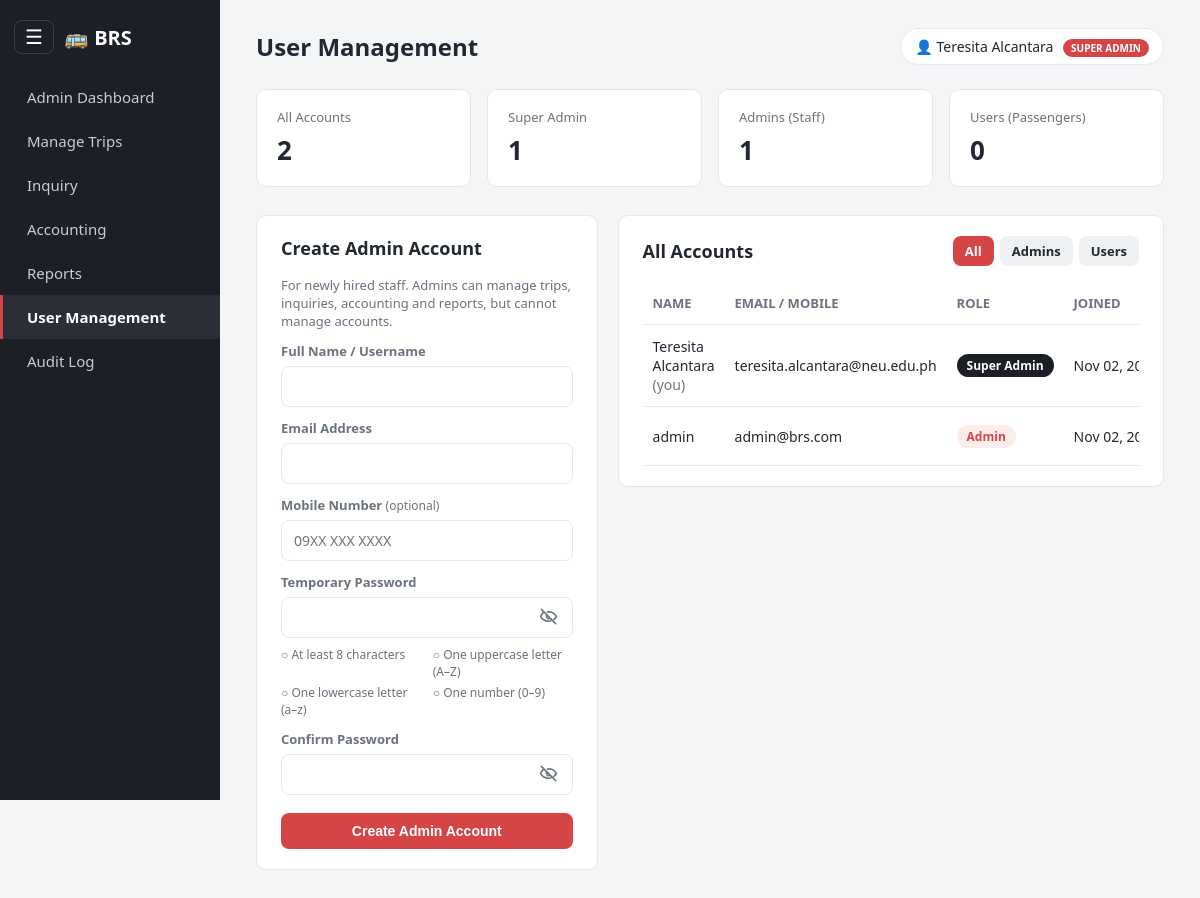
Screenshot of /user_management.php (signed in) with the database file from the repository.
### tables this page shows
CREATE TABLE IF NOT EXISTS users (
    id INT AUTO_INCREMENT PRIMARY KEY,
    username VARCHAR(100) NOT NULL,
    email VARCHAR(150) NOT NULL UNIQUE,
    phone VARCHAR(20) DEFAULT NULL UNIQUE,           
    password VARCHAR(255) NOT NULL,
    role ENUM('user','admin','superadmin') NOT NULL DEFAULT 'user',    
    remember_token VARCHAR(255) DEFAULT NULL,
    created_at TIMESTAMP DEFAULT CURRENT_TIMESTAMP
);

### includes/auth.php (called while the page is built, shortened)
<?php
function roleLabel($role) {
    return ['superadmin' => 'Super Admin', 'admin' => 'Admin'][$role] ?? 'User';
}
?>

### user_management.php (the view, shortened to what this page needs)
<?php
require_once 'includes/auth.php';
require_once 'includes/db.php';
$messageType = "success";
$roleFilter = $_GET['role'] ?? 'all';
$sql = "SELECT id, username, email, phone, role, created_at FROM users";
$sql .= " ORDER BY FIELD(role, 'superadmin', 'admin', 'user'), created_at ASC";
$accounts = $conn->query($sql);
$counts = ['all' => 0, 'superadmin' => 0, 'admin' => 0, 'user' => 0];
foreach ($conn->query("SELECT role, COUNT(*) AS c FROM users GROUP BY role") as $row) {
    $counts[$row['role']] = (int) $row['c'];
    $counts['all'] += (int) $row['c'];
}
$keep = $messageType === 'error' && isset($_POST['create_admin']);
include 'includes/header.php';
?>
<section class="stat-grid">
    <div class="stat-card"><span class="stat-label">All Accounts</span><span class="stat-value"><?php echo $counts['all']; ?></span></div>
    <div class="stat-card"><span class="stat-label">Super Admin</span><span class="stat-value"><?php echo $counts['superadmin']; ?></span></div>
    <div class="stat-card"><span class="stat-label">Admins (Staff)</span><span class="stat-value"><?php echo $counts['admin']; ?></span></div>
    <div class="stat-card"><span class="stat-label">Users (Passengers)</span><span class="stat-value"><?php echo $counts['user']; ?></span></div>
</section>
<div class="um-layout">
    <section class="panel">
        <div class="panel-head"><h2>Create Admin Account</h2></div>
        <p class="muted" style="font-size:13px;margin-bottom:6px;">For newly hired staff. Admins can manage trips, inquiries, accounting and reports, but cannot manage accounts.</p>
        <form method="POST" action="user_management.php">
            <label>Full Name / Username</label>
            <input type="text" name="username" value="<?php echo $keep ? htmlspecialchars($_POST['username']) : ''; ?>" required>
            <label>Email Address</label>
            <input type="email" name="email" value="<?php echo $keep ? htmlspecialchars($_POST['email']) : ''; ?>" required>
            <label>Mobile Number <span class="label-hint">(optional)</span></label>
            <input type="tel" name="phone" placeholder="09XX XXX XXXX" inputmode="tel" value="<?php echo $keep ? htmlspecialchars($_POST['phone']) : ''; ?>">
            <label>Temporary Password</label>
            <div class="password-field">
                <input type="password" name="password" minlength="8" autocomplete="new-password" required aria-describedby="passwordRules" data-password-policy>
                <button type="button" class="password-toggle" aria-label="Show password" aria-pressed="false">
                    <svg class="eye-off-icon" viewBox="0 0 24 24" aria-hidden="true"><path d="M3 3l18 18M10.6 6.2A10.9 10.9 0 0 1 12 6c6.5 0 10 6 10 6a18.6 18.6 0 0 1-3.1 3.7M6.3 6.3C3.7 8 2 12 2 12s3.5 6 10 6c1.4 0 2.6-.3 3.7-.8M9.9 9.9a3 3 0 0 0 4.2 4.2"></path></svg>
                </button>
            </div>
            <ul class="password-rules" id="passwordRules">
                <li data-rule="length">At least 8 characters</li>
                <li data-rule="upper">One uppercase letter (A–Z)</li>
                <li data-rule="lower">One lowercase letter (a–z)</li>
                <li data-rule="number">One number (0–9)</li>
            </ul>
            <label>Confirm Password</label>
            <div class="password-field">
                <input type="password" name="confirm_password" autocomplete="new-password" required data-password-confirm>
                <button type="button" class="password-toggle" aria-label="Show password" aria-pressed="false">
                    <svg class="eye-off-icon" viewBox="0 0 24 24" aria-hidden="true"><path d="M3 3l18 18M10.6 6.2A10.9 10.9 0 0 1 12 6c6.5 0 10 6 10 6a18.6 18.6 0 0 1-3.1 3.7M6.3 6.3C3.7 8 2 12 2 12s3.5 6 10 6c1.4 0 2.6-.3 3.7-.8M9.9 9.9a3 3 0 0 0 4.2 4.2"></path></svg>
                </button>
            </div>
            <button type="submit" name="create_admin" class="btn-primary">Create Admin Account</button>
        </form>
    </section>
    <section class="panel">
        <div class="panel-head">
            <h2>All Accounts</h2>
            <div class="um-filter">
                <?php foreach (['all' => 'All', 'admin' => 'Admins', 'user' => 'Users'] as $key => $label): ?>
                    <a href="user_management.php?role=<?php echo $key; ?>" class="btn-small <?php echo $roleFilter === $key ? 'btn-primary' : 'btn-secondary'; ?>"><?php echo $label; ?></a>
                <?php endforeach; ?>
            </div>
        </div>
        <div class="table-wrap">
        <table class="data-table">
            <thead><tr><th>Name</th><th>Email / Mobile</th><th>Role</th><th>Joined</th><th>Change Role</th></tr></thead>
            <tbody>
            <?php if ($accounts->num_rows === 0): ?>
                <tr><td colspan="5" class="empty-row">No accounts found.</td></tr>
            <?php else: while ($a = $accounts->fetch_assoc()): ?>
                <tr>
                    <td><?php echo htmlspecialchars($a['username']); ?><?php echo (int) $a['id'] === (int) $_SESSION['user_id'] ? ' <span class="muted">(you)</span>' : ''; ?></td>
                    <td><?php echo htmlspecialchars($a['email']); ?><?php if ($a['phone']): ?><br><span class="muted"><?php echo htmlspecialchars($a['phone']); ?></span><?php endif; ?></td>
                    <td><span class="role-badge <?php echo $a['role']; ?>"><?php echo roleLabel($a['role']); ?></span></td>
                    <td><?php echo date('M d, Y', strtotime($a['created_at'])); ?></td>
                </tr>
            <?php endwhile; endif; ?>
            </tbody>
        </table>
        </div>
    </section>
</div>
<?php include 'includes/footer.php'; ?>

### css/style.css (style rules this page uses)
:root { --primary: #d64545; --primary-dark: #b83333; --bg: #f4f5f7; --card-bg: #ffffff; --text-dark: #222831; --text-muted: #6b7280; --border: #e5e7eb; --success: #1a9c56; --success-bg: #e6f7ed; --danger: #d64545; --danger-bg: #fdecec; --pending-bg: #fff6e0; --pending: #b8860b; --radius: 10px; }
* { box-sizing: border-box; margin: 0; padding: 0; }
body { font-family: 'Segoe UI', Roboto, Arial, sans-serif; background: var(--bg); color: var(--text-dark); }
a { text-decoration: none; color: inherit; }
.stat-grid { display: grid; grid-template-columns: repeat(auto-fit, minmax(180px, 1fr)); gap: 16px; margin-bottom: 28px; }
.stat-card { background: var(--card-bg); border-radius: var(--radius); padding: 18px 20px; border: 1px solid var(--border); display: flex; flex-direction: column; gap: 6px; }
.stat-label { font-size: 13px; color: var(--text-muted); }
.stat-value { font-size: 26px; font-weight: 700; }
.panel { background: var(--card-bg); border-radius: var(--radius); border: 1px solid var(--border); padding: 20px 24px; margin-bottom: 24px; }
.panel-head { display: flex; justify-content: space-between; align-items: center; margin-bottom: 16px; }
.panel-head h2 { font-size: 18px; }
.data-table { width: 100%; border-collapse: collapse; }
.data-table th, .data-table td { text-align: left; padding: 12px 10px; border-bottom: 1px solid var(--border); font-size: 14px; }
.data-table th { color: var(--text-muted); font-weight: 600; font-size: 13px; text-transform: uppercase; }
.muted { color: var(--text-muted); }
.btn-primary, .btn-secondary, .btn-danger { border: none; border-radius: 8px; padding: 10px 18px; font-size: 14px; font-weight: 600; cursor: pointer; transition: 0.15s; }
.btn-primary { background: var(--primary); color: #fff; }
.btn-secondary { background: #eef0f2; color: var(--text-dark); }
.btn-small { padding: 7px 14px; font-size: 13px; }
label { display: block; font-size: 13px; font-weight: 600; margin: 12px 0 6px; color: var(--text-muted); }
input[type=text], input[type=email], input[type=tel], input[type=password], input[type=number], input[type=date], select, textarea { width: 100%; padding: 10px 12px; border: 1px solid var(--border); border-radius: 8px; font-size: 14px; font-family: inherit; }
.password-field { position: relative; }
.password-field input { padding-right: 46px; }
.password-rules { list-style: none; margin: 8px 0 4px; display: grid; grid-template-columns: 1fr 1fr; gap: 4px 12px; font-size: 12px; color: var(--text-muted); }
.password-rules li::before { content: "○ "; }
.password-toggle { position: absolute; top: 50%; right: 10px; transform: translateY(-50%); width: 28px; height: 28px; border: none; border-radius: 50%; background: transparent; color: var(--text-muted); cursor: pointer; font-size: 18px; line-height: 1; }
.password-toggle svg { width: 19px; height: 19px; fill: none; stroke: currentColor; stroke-width: 2; stroke-linecap: round; stroke-linejoin: round; }
button.btn-primary[type=submit] { width: 100%; margin-top: 18px; }
.table-wrap { overflow-x: auto; }
.label-hint { font-weight: 400; color: var(--text-muted); font-size: 12px; }
.um-layout { display: grid; grid-template-columns: 1fr 1.6fr; gap: 20px; align-items: start; }
.um-layout .panel { margin-bottom: 0; min-width: 0; }
.role-badge { display: inline-block; padding: 3px 10px; border-radius: 20px; font-size: 12px; font-weight: 700; }
.role-badge.superadmin { background: #1c1f26; color: #fff; }
.role-badge.admin { background: var(--danger-bg); color: var(--primary); }
.um-filter { display: flex; gap: 6px; flex-wrap: wrap; }
.um-filter .btn-small { padding: 6px 12px; }
.um-layout .data-table td:nth-child(3), .um-layout .data-table td:nth-child(4) { white-space: nowrap; }

### rows the page displays
users: username "Teresita Alcantara", shows "(you)", email "teresita.alcantara@neu.edu.ph", role "Super Admin", created_at "Nov 02,…"
users: username "admin", email "admin@brs.com", role "Admin", created_at "Nov 02,…"

### other values shown
$pageTitle "User Management"
$_SESSION['username'] "Teresita Alcantara"
roleLabel(currentRole()) "SUPER ADMIN"
$counts['all'] "2"
$counts['superadmin'] "1"
$counts['admin'] "1"
$counts['user'] "0"
$label "All"
$label "Admins"
$label "Users"
